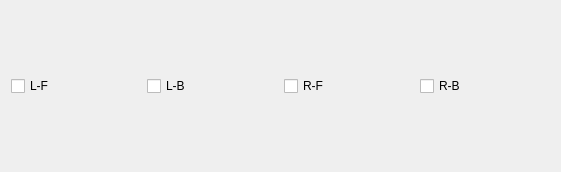
<?xml version="1.0" encoding="UTF-8"?>
<ui version="4.0">
 <class>DataPlotWidget</class>
 <widget class="QWidget" name="DataPlotWidget">
  <property name="geometry">
   <rect>
    <x>0</x>
    <y>0</y>
    <width>561</width>
    <height>172</height>
   </rect>
  </property>
  <property name="acceptDrops">
   <bool>true</bool>
  </property>
  <property name="windowTitle">
   <string>Plot</string>
  </property>
  <layout class="QVBoxLayout" name="verticalLayout">
   <item>
    <layout class="QHBoxLayout" name="data_plot_layout">
     <property name="spacing">
      <number>0</number>
     </property>
    </layout>
   </item>
   <item>
    <layout class="QHBoxLayout" name="horizontalLayout">
     <item>
      <widget class="QCheckBox" name="checkBox_lf">
       <property name="text">
        <string>L-F</string>
       </property>
      </widget>
     </item>
     <item>
      <widget class="QCheckBox" name="checkBox_lb">
       <property name="text">
        <string>L-B</string>
       </property>
      </widget>
     </item>
     <item>
      <widget class="QCheckBox" name="checkBox_rf">
       <property name="text">
        <string>R-F</string>
       </property>
      </widget>
     </item>
     <item>
      <widget class="QCheckBox" name="checkBox_rb">
       <property name="text">
        <string>R-B</string>
       </property>
      </widget>
     </item>
    </layout>
   </item>
  </layout>
 </widget>
 <resources/>
 <connections/>
</ui>
